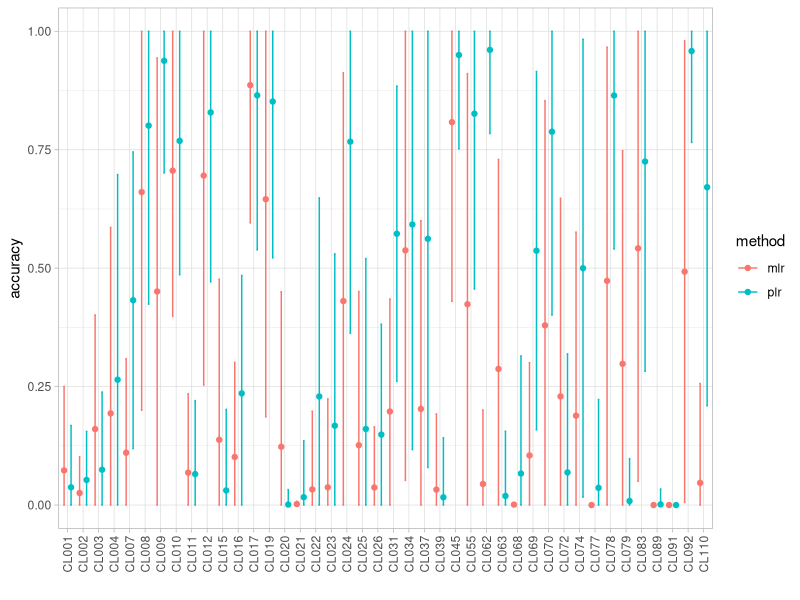

The R source for this figure:
# Title: Plot Figure 6
# 
# Description:
#
# Requirement:
#   Packages: ggplot, dplyr
#


library(ggplot2)
library(dplyr)

dt <- read.csv("./results/case_seq_acc.csv")



## ******* Create errorbar *******
## *******************************
dt %>% 
  group_by(cluster, method) %>% 
  summarise(mean = mean(accuracy), sd = sd(accuracy)) %>%
  ungroup() %>%
  ggplot() +
  geom_errorbar(aes(x = cluster, ymin = ifelse(mean-sd<0,0,mean-sd), ymax = ifelse(mean+sd>1, 1, mean+sd), col = method), width = .2, position = position_dodge(.9)) +
  geom_point(aes(x = cluster, y = mean, col = method), position = position_dodge(.9)) +
  theme_light() +
  theme(axis.text.x = element_text(angle = 90, vjust = .5, hjust = )) +
  labs(x = "", y = "accuracy")
#
